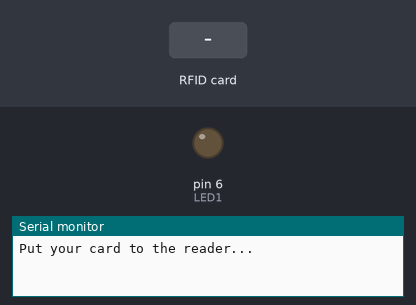
Bench run of a sketch on a simulated Arduino Uno, built with avr-gcc and run on an emulated ATmega328P. Shown: output pins drawn as LEDs (lit = HIGH), the last lines printed to the serial monitor. Inputs (shaded band) come from the test bench. Pins used as bus, display or sensor lines are not drawn.

Above: at 1.2 s.
1.3 s: RFID card D1 8A 29 83 held to the reader
At 2.2 s:
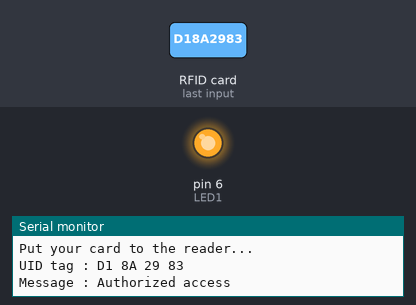
2.8 s: RFID card 5E 7A 19 C4 held to the reader
At 3.6 s:
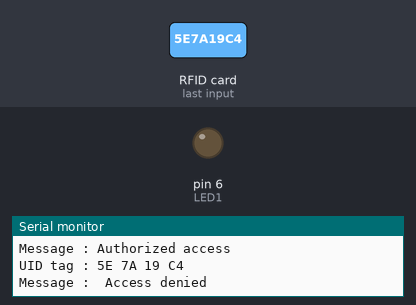
Timing chart, 0 to 5.8 s (numbered marks = the images above; inputs shaded):
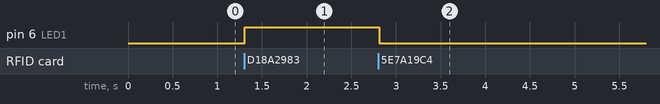

Measured:
- after the input at 1.3 s, pin 6 (LED1): LOW → HIGH at once
- after the input at 2.8 s, pin 6 (LED1): HIGH → LOW at once

The sketch:

RFID_LED.ino
```cpp
/*<br>PINOUTS OF RFID CARD READER >> ARDUINO PINS
SDA >> 10
SCA >> 13
MOSI >> 11
MISO >> 12
RST >> 9
LED1 >> 6
*/
#include <SPI.h>
#include <MFRC522.h>
#define SS_PIN 10
#define RST_PIN 9
const int LED1 = 6;
MFRC522 mfrc522(SS_PIN, RST_PIN);
void setup()
{
  Serial.begin(9600);   // Initiate a serial communication
  SPI.begin();      // Initiate  SPI bus
  mfrc522.PCD_Init();   // Initiate MFRC522
  pinMode(LED1, OUTPUT);
  digitalWrite(LED1,LOW);
  Serial.println("Put your card to the reader...");
  Serial.println();
}
void loop()
{
  // Look for new cards
  if ( ! mfrc522.PICC_IsNewCardPresent())
  {
    return;
  }
  // Select one of the cards
  if ( ! mfrc522.PICC_ReadCardSerial())
  {
    return;
  }
  //Show UID on serial monitor
  Serial.print("UID tag :");
  String content= "";
  byte letter;
  for (byte i = 0; i < mfrc522.uid.size; i++)
  {
     Serial.print(mfrc522.uid.uidByte[i] < 0x10 ? " 0" : " ");
     Serial.print(mfrc522.uid.uidByte[i], HEX);
     content.concat(String(mfrc522.uid.uidByte[i] < 0x10 ? " 0" : " "));
     content.concat(String(mfrc522.uid.uidByte[i], HEX));
  }
  Serial.println();
  Serial.print("Message : ");
  content.toUpperCase();
  if (content.substring(1) == "D1 8A 29 83") //change here the UID of the card/cards that you want to give access
  {
    Serial.println("Authorized access");
    Serial.println();
    digitalWrite(LED1, HIGH);
  }
  else
  //if (content.substring(1) == "6A 34 D9 AB")
  {
    Serial.println(" Access denied");
    Serial.println();
    digitalWrite(LED1, LOW);
  }
}
```
